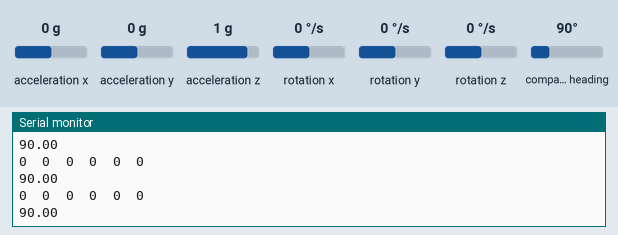
Bench run of a sketch on a simulated Arduino Uno, built with avr-gcc and run on an emulated ATmega328P. Shown: the last lines printed to the serial monitor. Inputs (shaded band) come from the test bench; at power-on: compass heading 90°, acceleration x 0 g, acceleration y 0 g, acceleration z 1 g, rotation x 0 °/s, rotation y 0 °/s, rotation z 0 °/s.

Above: at 1.2 s.
1.3 s: compass heading set to 7°
At 1.41 s:
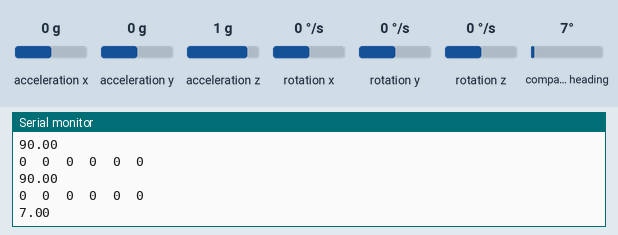
4.3 s: compass heading set to 180°
At 4.38 s:
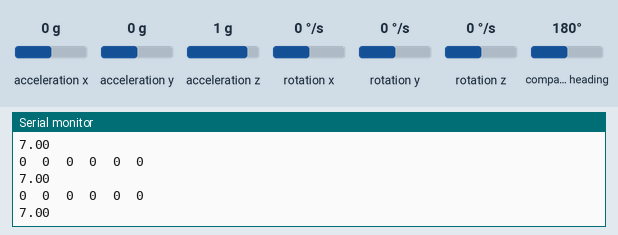
Timing chart, 0 to 7.3 s (numbered marks = the images above; inputs shaded):
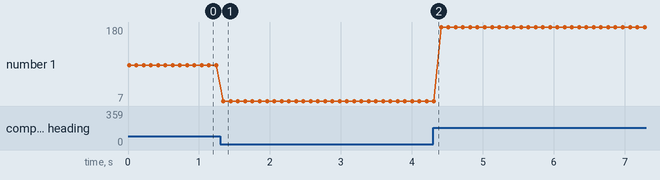

Measured:
- after the input at 1.3 s, the serial monitor: prints a new line after 0.05 s (image 1)
- plotted number 1: 90 → 7 after the input at 1.3 s, 7 → 180 after the input at 4.3 s

The sketch:

LSM303CompassCalibrate.ino
```cpp
/*
  LSM303 calibration sketch
  context: Arduino

  To increase the accuracy of the compass, you can set the expected
  minimum and maximum values for each axis to the actual maxima
  and minima that you read in your location. The calibrate function
  below does this. First the resetCalibration() function sets the
  expected maxima and minima to their opposite values, so that
  the calibrate() routine can set them to the highest
  or lowest possible actual values. Then the calibrate() function
  continually updates the maxima and minima with the highest
  or lowest read values, as appropriate.

  To use this, rotate the compass slowly through all three axes.
  The sketch will print out the highest and lowest read values, that
  you can then use in other sketches to set the expected maxima and minima.
 */

#include <Wire.h>
#include <LSM303.h>

LSM303 compass;

void setup() {
  Serial.begin(9600);
  Wire.begin();
  compass.init();
  compass.enableDefault();
  resetCalibration();       // reset compass limits
  calibrate();              // calibrate
}

void loop() {
  compass.read();
  calibrate();
  // print mins and maxes:
  Serial.print(compass.m_min.x);
  Serial.print("\t");
  Serial.print(compass.m_min.y);
  Serial.print("\t");
  Serial.print(compass.m_min.z);
  Serial.print("\t");
  Serial.print(compass.m_max.x);
  Serial.print("\t");
  Serial.print(compass.m_max.y);
  Serial.print("\t");
  Serial.println(compass.m_max.z);
  // print heading:
  Serial.println(compass.heading());
  delay(100);
}

void resetCalibration() {
  // set limits opposite, so that calibrate() routine
  // can set them to the highest or lowest possible
  // actual values:
  compass.m_min.x = 32767;
  compass.m_min.y = 32767;
  compass.m_min.z = 32767;
  compass.m_max.x = -32768;
  compass.m_max.y = -32768;
  compass.m_max.z = -32768;
}
void calibrate() {
  // set new mins with the lowest actual reading on each axis:
  compass.m_min.x = min(compass.m_min.x, compass.m.x);
  compass.m_min.y = min(compass.m_min.y, compass.m.y);
  compass.m_min.z = min(compass.m_min.z, compass.m.z);

  // set new maxes with the highest actual reading on each axis:
  compass.m_max.x = max(compass.m_max.x, compass.m.x);
  compass.m_max.y = max(compass.m_max.y, compass.m.y);
  compass.m_max.z = max(compass.m_max.z, compass.m.z);
}
```
